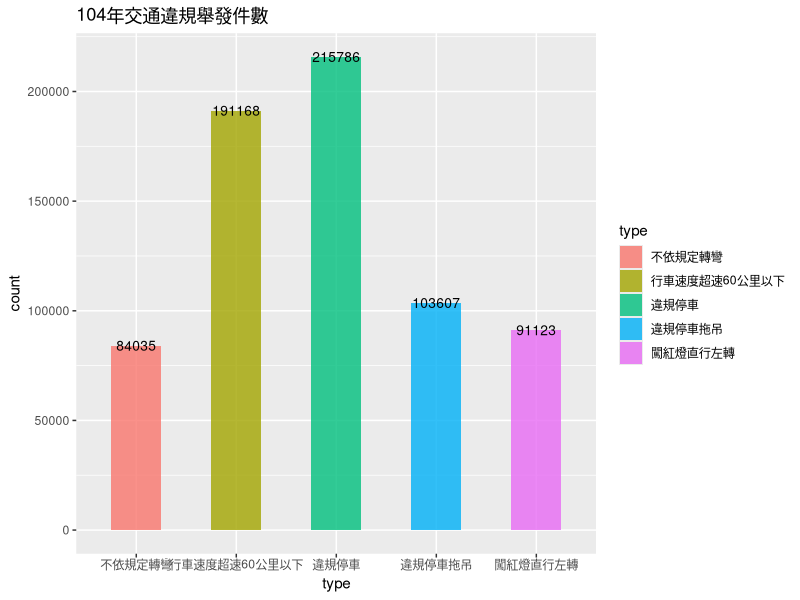
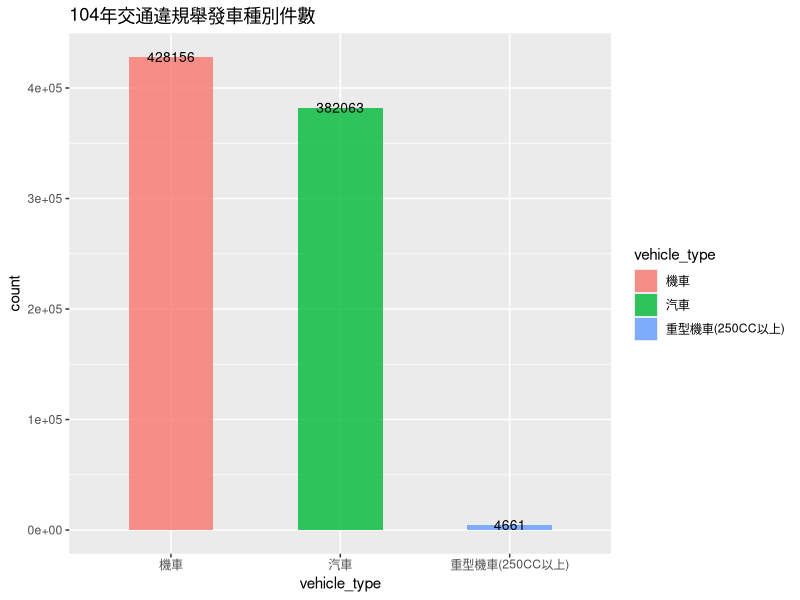
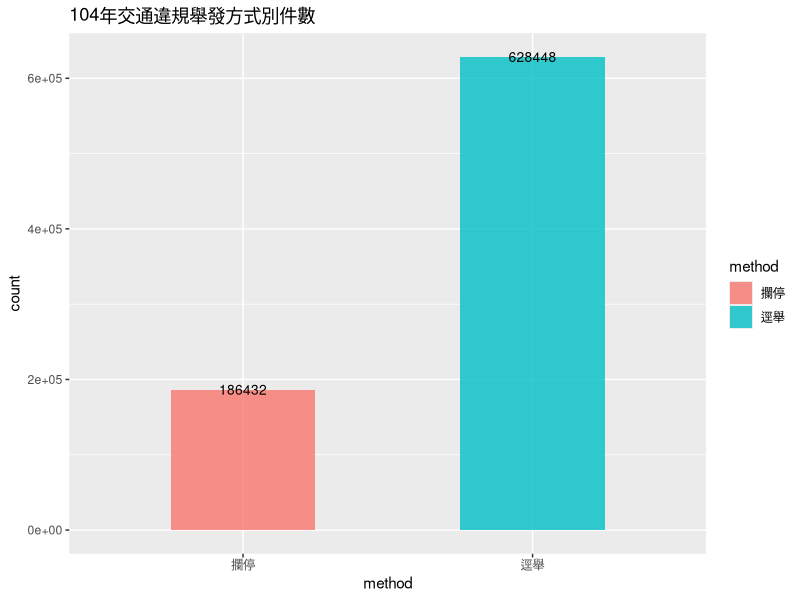
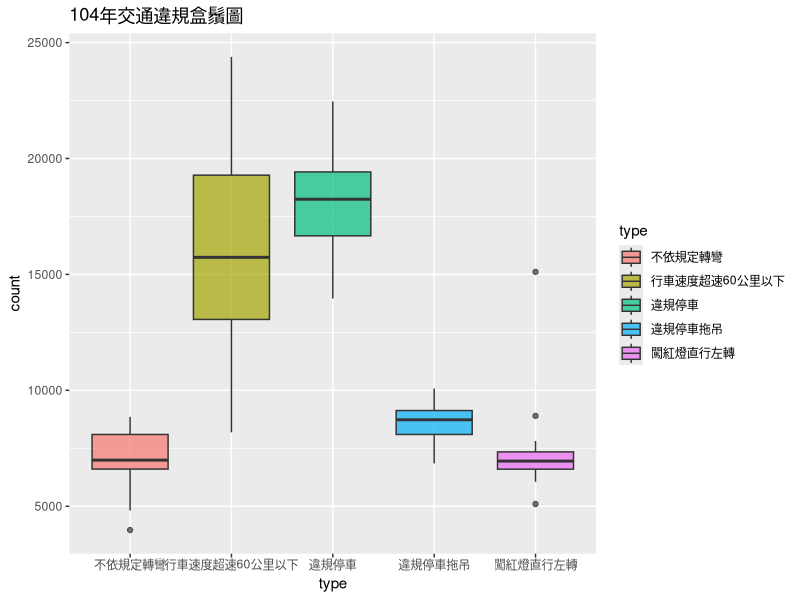
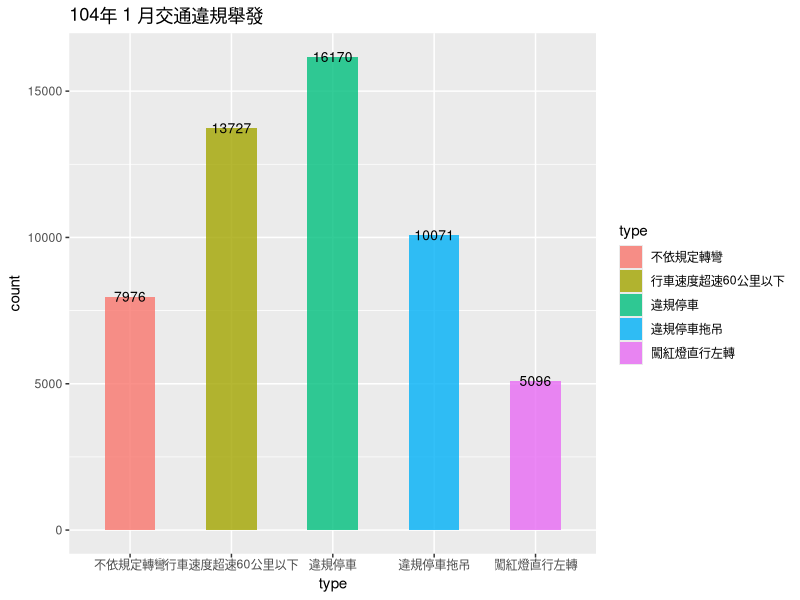
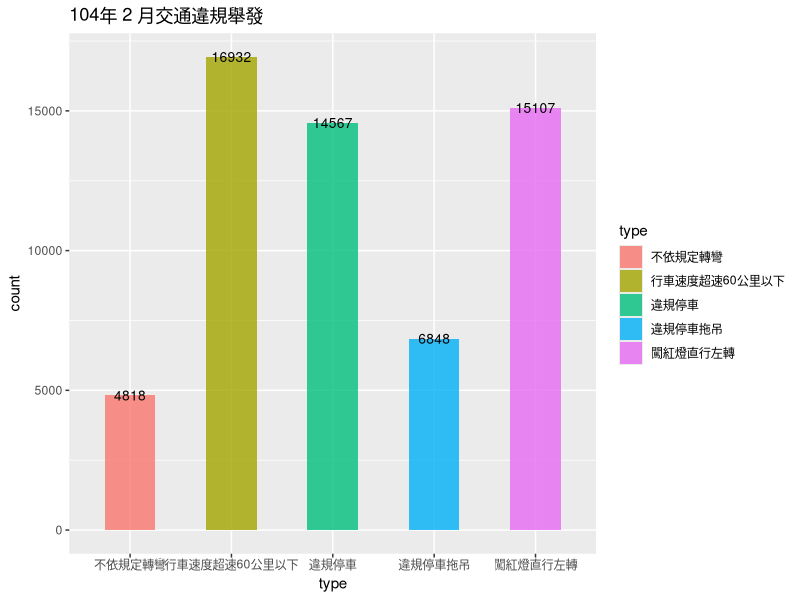
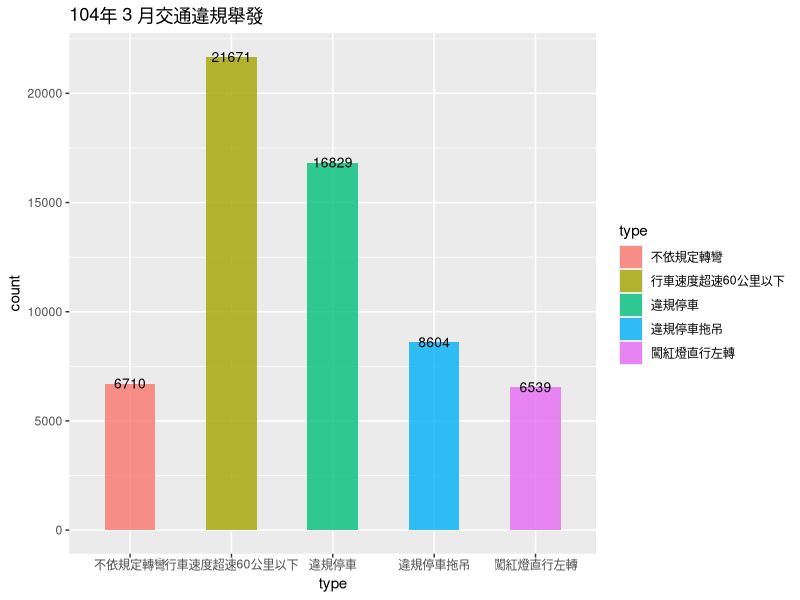
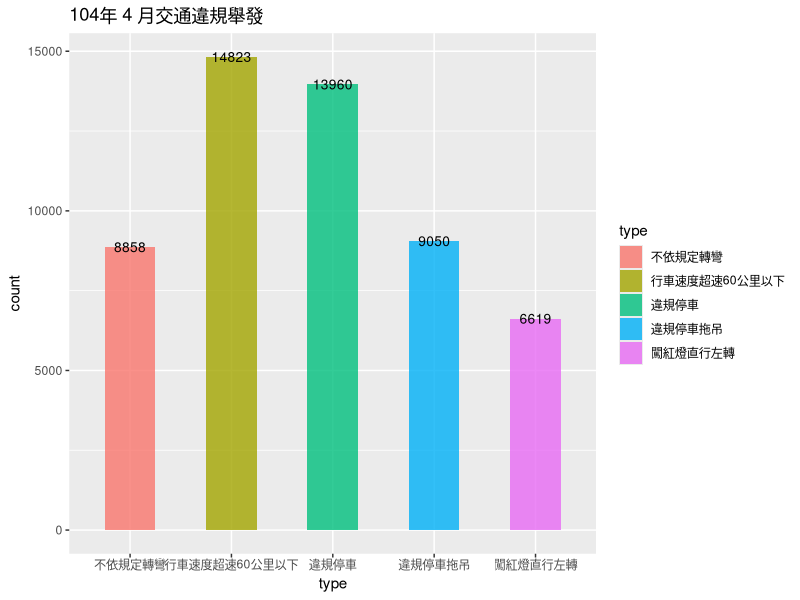

Write the R code that produced these figures, in order.
install.packages("dplyr")
install.packages("ggplot2")
install.packages("viridis")
install.packages("ggthemes")

library(dplyr) #資料處理package
library(ggplot2) #視覺化package
library(viridis) #主題package
library(ggthemes) #配色package

data <- read.csv("traffic.csv",fileEncoding="big5",stringsAsFactors = F)

type <- data %>%
  filter(year == 104) %>%
  group_by(type) %>%
  summarise(count = sum(count)) %>%
  arrange(desc(count))

vtype <- data %>%
  filter(year == 104) %>%
  group_by(vehicle_type) %>%
  summarise(count = sum(count)) %>%
  arrange(desc(count))

method <- data %>%
  filter(year == 104) %>%
  group_by(method) %>%
  summarise(count = sum(count)) %>%
  arrange(desc(count))


write.csv(type,file = "type.csv",row.names = F,fileEncoding="utf-8")
write.csv(vtype,file = "vtype.csv",row.names = F,fileEncoding="utf-8")
write.csv(method,file = "method.csv",row.names = F,fileEncoding="utf-8")

type_month <- data %>%
  filter(year == 104) %>%
  group_by(month,type) %>%
  summarise(count = sum(count)) %>%
  arrange(desc(count))

vtype_month <- data %>%
  filter(year == 104) %>%
  group_by(month,vehicle_type) %>%
  summarise(count = sum(count)) %>%
  arrange(desc(count))

method_month <- data %>%
  filter(year == 104) %>%
  group_by(month,method) %>%
  summarise(count = sum(count)) %>%
  arrange(desc(count))


write.csv(type_month,file = "type_month.csv",row.names = F,fileEncoding="utf-8")
write.csv(vtype_month,file = "vtype_month.csv",row.names = F,fileEncoding="utf-8")
write.csv(method_month,file = "method_month.csv",row.names = F,fileEncoding="utf-8")


ggplot(type[1:5,],aes(x=type,y =count,fill = type))+
  geom_bar(stat="identity",width=.5,alpha = 0.8) +
  geom_text(aes(label = count),size = 3.5) +
  ggtitle("104年交通違規舉發件數")

ggplot(vtype,aes(x=vehicle_type,y =count,fill = vehicle_type))+
  geom_bar(stat="identity",width=.5,alpha = 0.8) +
  geom_text(aes(label = count),size = 3.5) +
  ggtitle("104年交通違規舉發車種別件數")

ggplot(method,aes(x=method,y =count,fill = method))+
  geom_bar(stat="identity",width=.5,alpha = 0.8) +
  geom_text(aes(label = count),size = 3.5) +
  ggtitle("104年交通違規舉發方式別件數")

top5type <- type[1:5,1]#取出數量前五的種類
top5 <- data.frame()#產生空的框架
for(i in 1:5){
  X <- type_month %>%
    filter(type == as.character(top5type[i,]))
  top5 <- rbind(top5,X)
}#重新取出數量前五種類的資料

ggplot(top5,aes(x=type,y =count,fill = type))+
  geom_boxplot(alpha = 0.7) +
  ggtitle("104年交通違規盒鬚圖")
#畫出盒鬚圖

bar <- list()#產生空的list
for(i in 1:12){
  X <- ungroup(top5) %>%
    filter(month == i)
  bar[[i]]<- ggplot(X,aes(x=type,y =count,fill = type))+
    geom_bar(stat="identity",width=.5,alpha = 0.8) +
    geom_text(aes(label = count),size = 3.5) +
    ggtitle(paste("104年",i,"月交通違規舉發"))
  print(bar[[i]] )
}#產生1至12月的bars

trendline <- list() 
for(i in 1:5){
   X <- ungroup(top5) %>%
    filter(type == as.character(top5type[i,]))
  trendline[[i]] <- ggplot(X,aes(x=month,y =count))+
    geom_text(aes(label = count),size = 3.5) +
    geom_line(colour = "darkred",size = 1,alpha=0.8) +
    scale_x_continuous(breaks = 1:12) +
    theme_bw() +
    ggtitle(paste("104年",as.character(top5type[i,]),"趨勢線"))
  print(trendline[[i]] )
}#產生前5種類的trendllines

month <- data %>%
  filter(year == 104) %>%
  group_by(month) %>%
  summarise(count = sum(count)) %>%
  arrange(desc(count))

ggplot(month,aes(x=month,y =count))+
  geom_text(aes(label = count),size = 3.5) +
  geom_line(colour = "darkred",size = 1,alpha=0.8) +
  scale_x_continuous(breaks = 1:12) +
  theme_bw() +
  ggtitle(paste("104年交通違規總數趨勢線"))

ggplot(vtype_month,aes(x=month,y =count,colour=vehicle_type))+
  geom_text(aes(label = count),size = 3.5) +
  geom_line(size = 1,alpha=0.8) +
  scale_x_continuous(breaks = 1:12) +
  theme_bw() +
  ggtitle(paste("104年交通違規車種趨勢線"))
  
  ggplot(method_month,aes(x=month,y =count,colour=method))+
  geom_text(aes(label = count),size = 3.5) +
  geom_line(size = 1,alpha=0.8) +
  scale_x_continuous(breaks = 1:12) +
  theme_bw() +
  ggtitle(paste("104年交通違規舉發方式趨勢線"))

ggplot(ungroup(top5),aes(x=factor(month), y=factor(type), fill=count)) +
 geom_tile(color="white", size=0.1) +
 scale_fill_viridis(name="件數")+ #使用viridis
 coord_equal()+
 labs(x=NULL, y=NULL, title="104年交通違規熱度圖")+
 theme_tufte(base_family="Helvetica")+ #使用ggthemes
 theme(plot.title=element_text(hjust=0))+
 theme(axis.ticks=element_blank())+
 theme(axis.text=element_text(size=7))+
 theme(legend.title=element_text(size=8))+
 theme(legend.text=element_text(size=6))
#熱度圖
